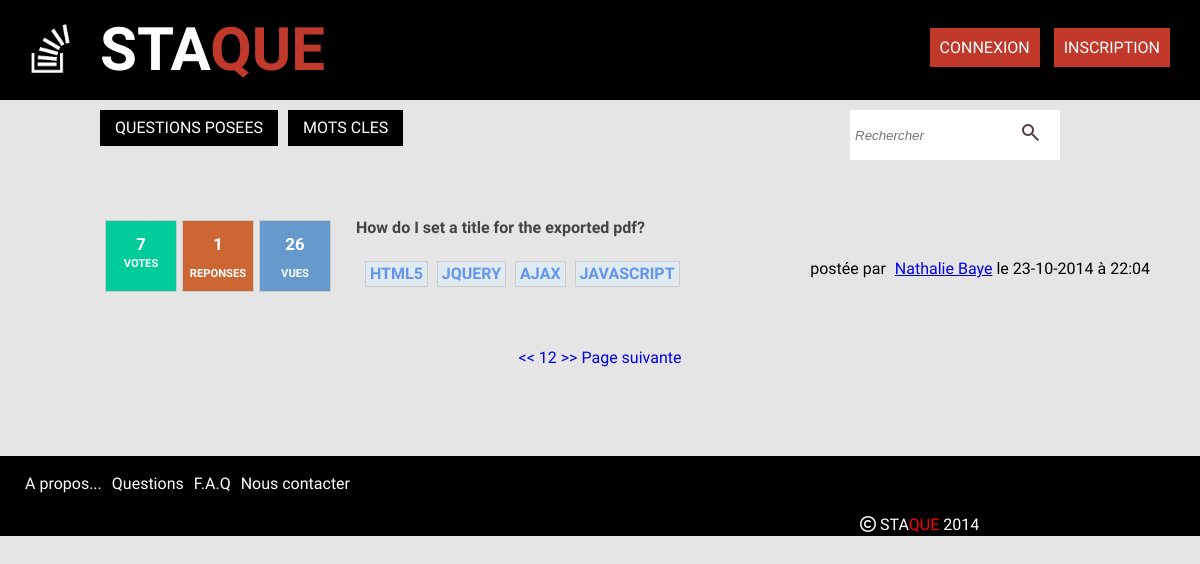
The app's page /questionsByKeyword.php?keyword=AJAX, older data.
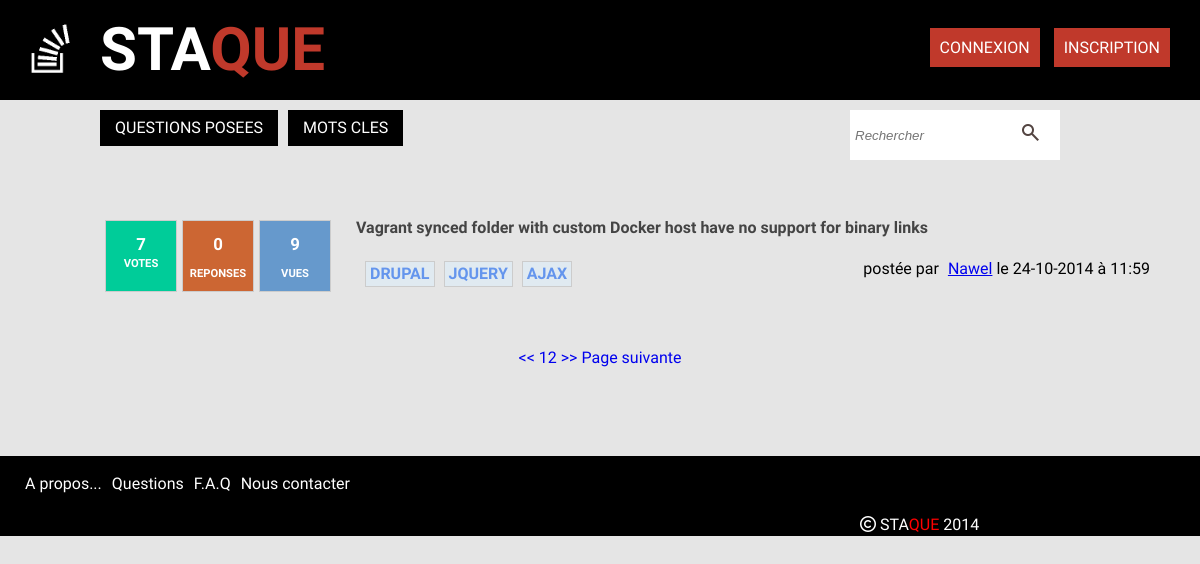
The same page, newer data.
### tables this page shows
CREATE TABLE IF NOT EXISTS `questions` (
  `id` int(11) NOT NULL AUTO_INCREMENT,
  `title` varchar(150) NOT NULL,
  `contenu` text NOT NULL,
  `id_user` int(11) NOT NULL,
  `keyword1` varchar(255) NOT NULL,
  `keyword2` varchar(255) DEFAULT NULL,
  `keyword3` varchar(255) DEFAULT NULL,
  `keyword4` varchar(255) DEFAULT NULL,
  `keyword5` varchar(255) DEFAULT NULL,
  `vues` int(11) NOT NULL,
  `dateCreated` datetime NOT NULL,
  `dateModified` datetime NOT NULL,
  PRIMARY KEY (`id`)
);

CREATE TABLE IF NOT EXISTS `users` (
  `id` int(11) NOT NULL AUTO_INCREMENT,
  `name` varchar(255) NOT NULL,
  `avatar` varchar(255) DEFAULT NULL,
  `email` varchar(50) NOT NULL,
  `username` varchar(50) NOT NULL,
  `password` varchar(255) NOT NULL,
  `salt` varchar(50) NOT NULL,
  `token` varchar(50) NOT NULL,
  `dateRegistered` datetime NOT NULL,
  `dateModified` datetime NOT NULL,
  `job` varchar(255) NOT NULL,
  `country` varchar(255) NOT NULL,
  `language` varchar(255) NOT NULL,
  `externallink` varchar(255) DEFAULT NULL,
  `score` int(11) NOT NULL,
  PRIMARY KEY (`id`)
);

### questionsByKeyword.php (the view, shortened to what this page needs)
<?php
  include("db.php");
  include("inc/top.php");
  $key = "";
  if (!empty($_GET['keyword'])){
    $key = $_GET['keyword'];
  }
  $numPerPage = 6;
  $page = 1;
  $direction = "ASC";
$sql="SELECT COUNT(answers.id) AS answCount, questions.id AS questId, questions.title, questions.contenu, questions.id_user AS userId, questions.dateCreated,
  questions.keyword1, questions.keyword2, questions.keyword3, questions.keyword4, questions.keyword5, questions.vues,
  users.id AS idUser, users.name, users.avatar, users.email, users.username, users.password, users.job, users.country, users.language, users.externallink
          FROM questions
          LEFT JOIN answers on questions.id=answers.id_question
          LEFT JOIN users on users.id=questions.id_user
          WHERE keyword1 = :keyword
          OR keyword2 = :keyword
          OR keyword3 = :keyword
          OR keyword4 = :keyword
          OR keyword5 = :keyword
          GROUP BY questions.id
          ORDER BY questions.dateCreated DESC
          LIMIT :offset, $numPerPage";
    $stmt=$dbh->prepare($sql);
    $stmt->bindValue(":offset", ($page-1)*$numPerPage, PDO::PARAM_INT);
    $stmt->bindValue(":keyword", $key);
    $stmt->execute();
    $questions=$stmt->fetchAll();
$sql = "SELECT COUNT(*) FROM questions";
    $stmt = $dbh->prepare($sql);
    $stmt->execute();
    $totalNumber = $stmt->fetchColumn();
    $totalPages = ceil($totalNumber / $numPerPage);
?>
<main class="mainContentQuestions">
        <?php
          foreach($questions as $question):
          ?>
        <div class="vote">
        <p><?php echo rand(-5, 15);?></p>
        <p><?php echo "VOTES";?></p>
        </div>
        <div class="answer">
        <p><?php echo $question['answCount'];?></p>
        <p>REPONSES</p>
        </div>
        <div class="vue">
        <p><?php echo $question['vues'];?></p>
        <p>VUES</p>
        </div>
        <div class="questions">
          <a href="questionsDetail.php?id=<?php echo $question['questId']; ?>" id="titreQuest"> <?php echo $question['title']; ?>
          </a>
                  <div id="tag">
            <p class="keyword">
              <a href="questionsByKeyword.php?keyword=<?php echo $question['keyword1']; ?>" id="key1" title="Mot-clef 1"><?php echo $question['keyword1']; ?></a>
            </p>
                <?php if(!empty($question['keyword2'])){ ?>
              <p class="keyword">
              <a href="questionsByKeyword.php?keyword=<?php echo $question['keyword2']; ?>" id="key2" title="Mot-clef 2"><?php echo $question['keyword2']; ?>
                </a>
              </p>
              <?php }?>
                <?php if(!empty($question['keyword3'])){ ?>
              <p class="keyword">
                <a href="questionsByKeyword.php?keyword=<?php echo $question['keyword3']; ?>" id="key3" title="Mot-clef 3"><?php echo $question['keyword3']; ?>
                </a>
              </p>
                <?php }?>
                <?php if(!empty($question['keyword4'])){ ?>
              <p class="keyword">
                <a href="questionsByKeyword.php?keyword=<?php echo $question['keyword4']; ?>" id="key4" title="Mot-clef 4"><?php echo $question['keyword4']; ?>
                </a>
              </p>
                <?php }?>
            <div id="identification">
              <a>postée par<span class="espace"></span></a>
              <?php
              if (empty ($question['name'])){
                echo "profil supprimé";
              }else
              {
               echo "<a href='profile.php?id=".$question['idUser']."'>".$question['name']."</a>";
                }?>
              </a>le <?php
              $unix = strtotime($question['dateCreated']);
                        echo date("d-m-Y à H:i", $unix); ?>
            </div>
          </div>
        </div>
        <?php endforeach; ?>
<div id="pagination">
                                    <a href="questionsByKeyword.php?dir=<?php echo strtolower($direction); ?>&keyword=<?php echo $key; ?>&page=1"><<</a>
                      <?php
                          for($i= ($page-2); $i < ($page+2); $i++){
                            if($i <1 || $i > $totalPages){continue;}
                          echo '<a href="questionsByKeyword.php?dir=' .strtolower($direction) . '&page=' . $i .'">' .$i . '</a>';
                        }
                        ?>
                            <a href="questionsByKeyword.php?dir=<?php echo strtolower($direction); ?>&keyword=<?php echo $key; ?>&page=<?php echo $totalPages; ?>">>></a>
                      <?php if($page < $totalPages){ ?>
                            <a href="questionsByKeyword.php?page=<?php echo strtolower($direction); ?>&keyword=<?php echo $key; ?>&page=<?php echo $page + 1 ?>">Page suivante</a>
                      <?php } ?>
                      </div>
</div>
      <?php include("inc/bottom.php"); ?>

Row changes from the older to the newer data that the page shows:
removed questions: answCount "1", vues "26", title "How do I set a title for the exported pdf?", keyword1 "HTML5", keyword2 "JQUERY", keyword3 "AJAX", keyword4 "JAVASCRIPT", id_user.name "Nathalie Baye", dateCreated "23-10-2014 à 22:04"
added questions: answCount "0", vues "9", title "Vagrant synced folder with custom Docker host have no support for binary links", keyword1 "DRUPAL", keyword2 "JQUERY", keyword3 "AJAX", id_user.name "Nawel", dateCreated "24-10-2014 à 11:59"
